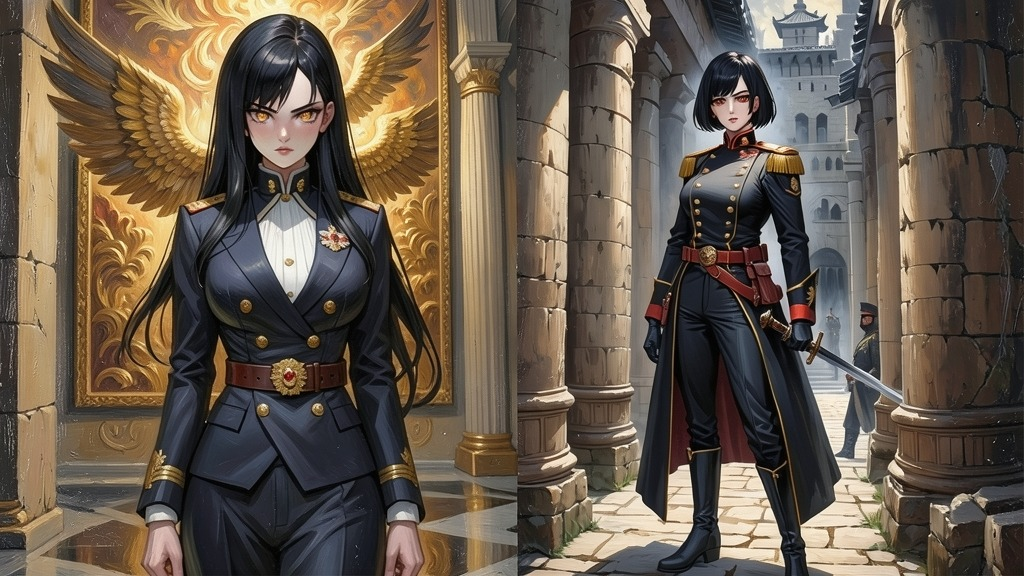
#> input picture .ai/seedream-test/xing_rong_duo_person.jpg, 1024 x 576 px
$ python portrait_to_pixel.py ../.ai/seedream-test/xing_rong_duo_person.jpg
#> lines starting #> are read from the running program, lines starting #| are printed output that depends on the picture
"""
立绘 → 像素风转换脚本

用途：
    将透明背景的高分辨率立绘（如 1024×1024 RGBA）转换为像素风精灵，
    同时保留透明通道（ComfyUI ImageScale 会丢 alpha，本脚本解决此问题）。

用法：
    python portrait_to_pixel.py <输入立绘> [--size 128] [--preview 512] [--output <输出路径>]

示例：
    # 默认转 128×128，同时输出 512 预览
    python portrait_to_pixel.py public/game/portraits/nandetong.png

    # 自定义尺寸
    python portrait_to_pixel.py input.png --size 96 --output public/game/sprites/npcs/nandetong.png

算法：
    1. 读取 RGBA 立绘（保留 alpha 通道）
    2. 用 nearest-exact 降采样到目标尺寸（保留锐利像素边缘）
    3. 输出 RGBA 像素图（透明背景保留）
    4. 同时生成放大预览版（nearest-exact 放大，保持像素感）

注意：
    - Python 用 ComfyUI 整合包自带的：E:/ai/ComfyUI-aki(1)/ComfyUI-aki-v3/python/python.exe
    - 依赖 Pillow（已随整合包安装）
"""

import argparse
import os
import sys
from pathlib import Path

from PIL import Image


def portrait_to_pixel(
    input_path: str,
    size: int = 128,
    preview_size: int = 512,
    output_path: str = None,
) -> dict:
    """立绘转像素风，保留透明背景。

    Args:
        input_path: 输入立绘路径（需 RGBA 透明 PNG）
        size: 像素图目标尺寸（正方形边长）
        preview_size: 预览图尺寸（放大版，方便人眼查看）
        output_path: 像素图输出路径；不指定则与输入同目录，加 _pixel 后缀

    Returns:
        dict: 包含 pixel_path 和 preview_path
    """
#> called with size = 128, preview_size = 512
    input_path = Path(input_path)
    if not input_path.exists():
        raise FileNotFoundError(f"输入文件不存在: {input_path}")

    # 1. 读取立绘，确保是 RGBA 模式
    img = Image.open(input_path)
#> img is the input picture: PIL image 1024x576 RGB; mean R, G, B 101.3, 88.7, 75.3
    if img.mode != "RGBA":
        print(f"⚠️  输入图模式是 {img.mode}，转换为 RGBA")
#| ⚠️  输入图模式是 RGB，转换为 RGBA
        img = img.convert("RGBA")
#> img: PIL image 1024x576 RGBA

    original_size = img.size
#> original_size = (1024, 576)
    print(f"输入: {input_path.name}  原始尺寸: {original_size[0]}×{original_size[1]}  模式: {img.mode}")
#| 输入: xing_rong_duo_person.jpg  原始尺寸: 1024×576  模式: RGBA

    # 校验透明通道：四角 alpha 是否为 0
    w, h = img.size
#> w = 1024; h = 576
    corners_alpha = [img.getpixel((0, 0))[3], img.getpixel((w - 1, 0))[3],
                     img.getpixel((0, h - 1))[3], img.getpixel((w - 1, h - 1))[3]]
#> corners_alpha = [255, 255, 255, 255]
    if all(a == 0 for a in corners_alpha):
        print(f"✓ 背景透明（四角 alpha=0）")
    else:
        print(f"⚠️  四角 alpha={corners_alpha}，背景可能非透明，像素图会带底色")
#| ⚠️  四角 alpha=[255, 255, 255, 255]，背景可能非透明，像素图会带底色

    # 2. 降采样到目标尺寸（nearest-exact 保留锐利边缘 + alpha 通道）
    pixel_img = img.resize((size, size), Image.NEAREST)
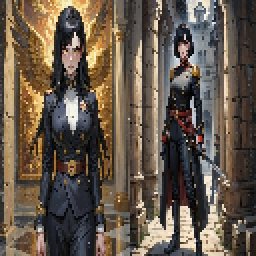
#> pixel_img: PIL image 128x128 RGBA (shown 2 times larger); mean R, G, B, A 101.4, 88.6, 75.4, 255
    print(f"像素化: {original_size[0]}×{original_size[1]} → {size}×{size}（nearest）")
#| 像素化: 1024×576 → 128×128（nearest）

    # 3. 确定输出路径
    if output_path is None:
        output_path = input_path.parent / f"{input_path.stem}_pixel{input_path.suffix}"
    else:
        output_path = Path(output_path)
        output_path.parent.mkdir(parents=True, exist_ok=True)

    # 4. 保存像素图（RGBA，保留透明）
    pixel_img.save(output_path)
    print(f"✓ 像素图已保存: {output_path}  ({os.path.getsize(output_path) // 1024} KB)")

    # 5. 生成放大预览版（nearest 放大，保持像素感，方便人眼查看）
    preview_img = pixel_img.resize((preview_size, preview_size), Image.NEAREST)
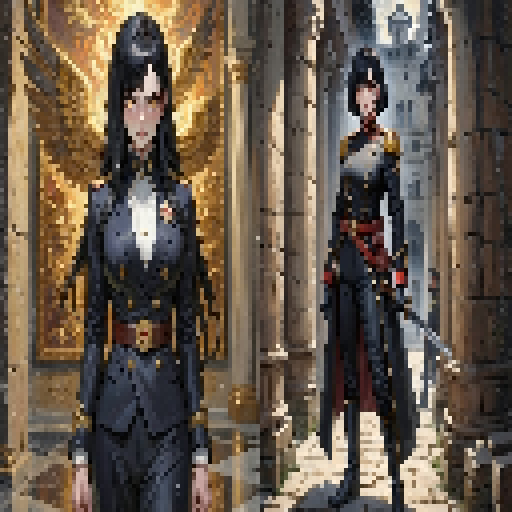
#> preview_img: PIL image 512x512 RGBA; mean R, G, B, A 101.4, 88.6, 75.4, 255
    preview_path = output_path.parent / f"{output_path.stem}_preview{output_path.suffix}"
    preview_img.save(preview_path)
    print(f"✓ 预览图已保存: {preview_path}  ({os.path.getsize(preview_path) // 1024} KB)")

    return {
        "pixel_path": str(output_path),
        "preview_path": str(preview_path),
        "pixel_size": (size, size),
        "preview_size": (preview_size, preview_size),
    }


def main():
    parser = argparse.ArgumentParser(
        description="立绘转像素风（保留透明背景）",
        formatter_class=argparse.RawDescriptionHelpFormatter,
        epilog="""
示例:
  %(prog)s public/game/portraits/nandetong.png
  %(prog)s input.png --size 96 --output public/game/sprites/npcs/nandetong.png
        """,
    )
    parser.add_argument("input", help="输入立绘路径（RGBA 透明 PNG）")
    parser.add_argument("--size", type=int, default=128, help="像素图目标尺寸（默认 128）")
    parser.add_argument("--preview", type=int, default=512, help="预览图尺寸（默认 512）")
    parser.add_argument("--output", help="像素图输出路径（默认输入同目录加 _pixel 后缀）")

    args = parser.parse_args()

    try:
        result = portrait_to_pixel(
            input_path=args.input,
            size=args.size,
            preview_size=args.preview,
            output_path=args.output,
        )
        print(f"\n完成：{result['pixel_size']} 像素图 + {result['preview_size']} 预览图")
    except Exception as e:
        print(f"✗ 失败: {e}", file=sys.stderr)
        sys.exit(1)


if __name__ == "__main__":
    main()

$ run again, on .ai/seedream-test/xing_v1_desk_edit.jpg
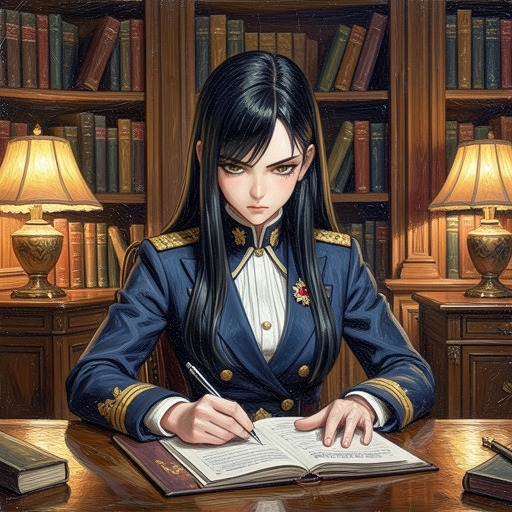
#> input picture .ai/seedream-test/xing_v1_desk_edit.jpg, 512 x 512 px
#> in portrait_to_pixel, img is the input picture: PIL image 512x512 RGB; mean R, G, B 94.6, 75.9, 63.5
#| ⚠️  输入图模式是 RGB，转换为 RGBA
#> img: PIL image 512x512 RGBA
#| 输入: xing_v1_desk_edit.jpg  原始尺寸: 512×512  模式: RGBA
#> corners_alpha = [255, 255, 255, 255]
#| ⚠️  四角 alpha=[255, 255, 255, 255]，背景可能非透明，像素图会带底色
#> in portrait_to_pixel, `pixel_img = img.resize((size, size), Image.NEAREST)`:
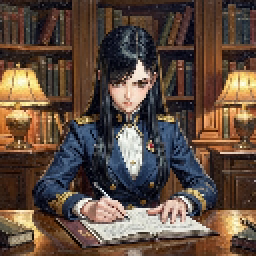
#> pixel_img: PIL image 128x128 RGBA (shown 2 times larger); mean R, G, B, A 95.1, 76.2, 64, 255
#| 像素化: 512×512 → 128×128（nearest）
#> in portrait_to_pixel, `preview_img = pixel_img.resize((preview_size, preview_size), Image.NEA..`:
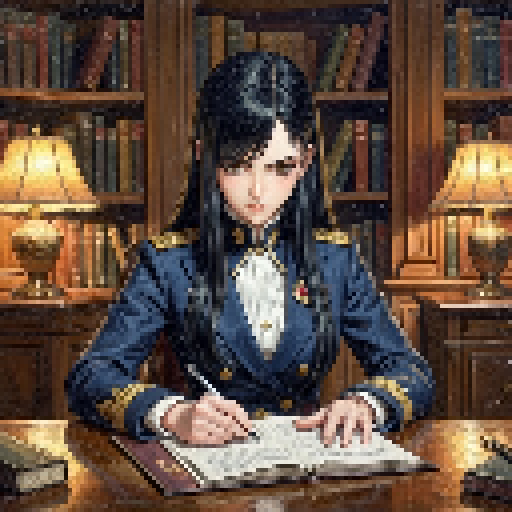
#> preview_img: PIL image 512x512 RGBA; mean R, G, B, A 95.1, 76.2, 64, 255
